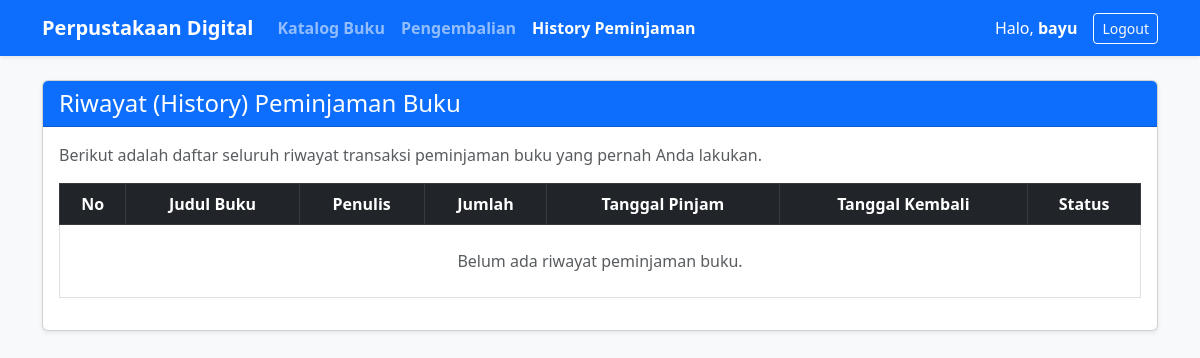
Before: /view/view_user/history_peminjaman.php (signed in) with the older database file.
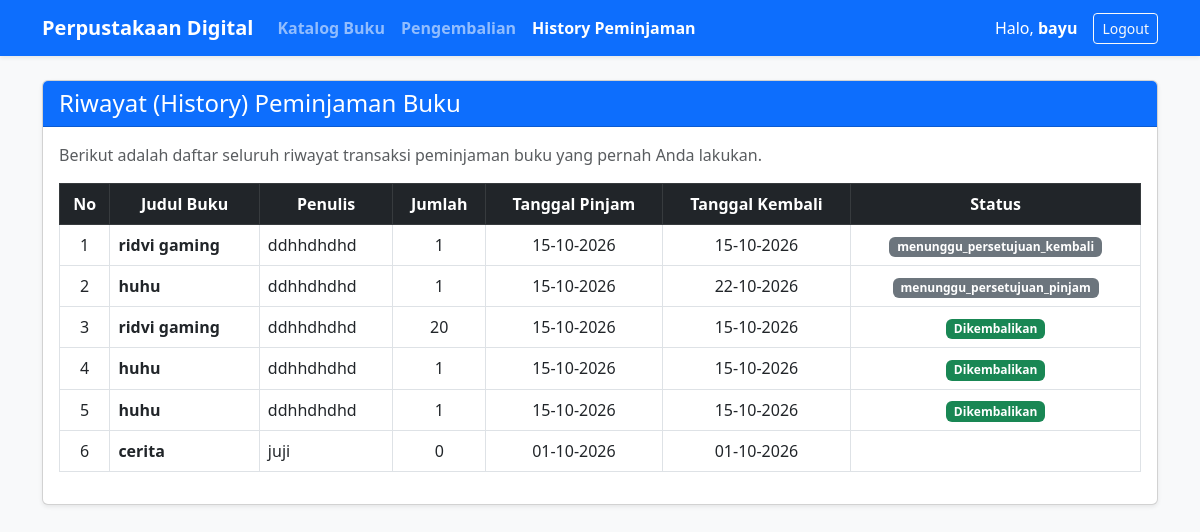
After: the same page with the newer database file.
### tables this page shows
CREATE TABLE `transaksi` (
  `id_transaksi` int(11) NOT NULL,
  `id_anggota` int(11) NOT NULL,
  `id_buku` int(11) NOT NULL,
  `tanggal_pinjam` date NOT NULL,
  `tanggal_kembali` date DEFAULT NULL,
  `status` enum('menunggu_persetujuan_pinjam','dipinjam','menunggu_persetujuan_kembali','dikembalikan') NOT NULL DEFAULT 'menunggu_persetujuan_pinjam',
  `jumlah` int(2) NOT NULL
);

CREATE TABLE `buku` (
  `id_buku` int(11) NOT NULL,
  `judul` varchar(150) NOT NULL,
  `penulis` varchar(100) NOT NULL,
  `penerbit` varchar(100) NOT NULL,
  `tahun_terbit` year(4) NOT NULL,
  `kategori` varchar(20) NOT NULL,
  `stok` int(5) NOT NULL,
  `foto` varchar(100) NOT NULL
);

### view/view_user/history_peminjaman.php (the view, shortened to what this page needs)
<?php
$db = new Koneksi();
$koneksi = $db->koneksi;
$id_anggota = $_SESSION['data']['id_anggota'];
$nama_user  = $_SESSION['data']['username'];
$sql = "SELECT transaksi.*, buku.judul, buku.penulis
        FROM transaksi
        JOIN buku ON transaksi.id_buku = buku.id_buku
        WHERE transaksi.id_anggota = '$id_anggota'
        ORDER BY transaksi.id_transaksi DESC";
$result = $koneksi->query($sql);
?>
<!DOCTYPE html>
<html lang="id">
<head>
    <link href="https://cdn.jsdelivr.net/npm/bootstrap@5.3.0/dist/css/bootstrap.min.css" rel="stylesheet">
</head>
<body class="bg-light">
<nav class="navbar navbar-expand-lg navbar-dark bg-primary shadow-sm">
    <div class="container">
        <a class="navbar-brand fw-bold" href="v_Dashboard_user.php">Perpustakaan Digital</a>
        <div class="collapse navbar-collapse" id="navbarNav">
            <ul class="navbar-nav me-auto mb-2 mb-lg-0">
                <li class="nav-item">
                    <a class="nav-link fw-semibold" href="v_Dashboard_user.php">Katalog Buku</a>
                </li>
                <li class="nav-item">
                    <a class="nav-link fw-semibold" href="pengembalian_user.php">Pengembalian</a>
                </li>
                <li class="nav-item">
                    <a class="nav-link active fw-semibold" href="history_peminjaman.php">History Peminjaman</a>
                </li>
            </ul>
            <div class="d-flex align-items-center">
                <span class="navbar-text text-white me-3">
                    Halo, <strong><?= htmlspecialchars($nama_user); ?></strong>
                </span>
                <a href="logout.php" class="btn btn-outline-light btn-sm">Logout</a>
            </div>
        </div>
    </div>
</nav>
<div class="container mt-4 mb-5">
    <div class="card shadow-sm">
        <div class="card-header bg-primary text-white">
            <h4 class="mb-0">Riwayat (History) Peminjaman Buku</h4>
        </div>
        <div class="card-body">
            <p class="text-muted">Berikut adalah daftar seluruh riwayat transaksi peminjaman buku yang pernah Anda lakukan.</p>
            <div class="table-responsive">
                <table class="table table-bordered table-hover align-middle">
                    <thead class="table-dark text-center">
                        <tr>
                            <th>No</th>
                            <th>Judul Buku</th>
                            <th>Penulis</th>
                            <th>Jumlah</th>
                            <th>Tanggal Pinjam</th>
                            <th>Tanggal Kembali</th>
                            <th>Status</th>
                        </tr>
                    </thead>
                    <tbody>
                        <?php
                        if ($result && $result->num_rows > 0) {
                            $no = 1;
                            while ($row = $result->fetch_assoc()) {
                        ?>
                            <tr>
                                <td class="text-center"><?= $no++; ?></td>
                                <td class="fw-bold"><?= htmlspecialchars($row['judul']); ?></td>
                                <td><?= htmlspecialchars($row['penulis']); ?></td>
                                <td class="text-center"><?= htmlspecialchars($row['jumlah']); ?></td>
                                <td class="text-center"><?= date('d-m-Y', strtotime($row['tanggal_pinjam'])); ?></td>
                                <td class="text-center">
                                    <?= (!empty($row['tanggal_kembali']) && $row['tanggal_kembali'] != '0000-00-00') ? date('d-m-Y', strtotime($row['tanggal_kembali'])) : '<span class="text-muted">-</span>'; ?>
                                </td>
                                <td class="text-center">
                                    <?php if (strtolower($row['status']) == 'dipinjam') : ?>
                                        <span class="badge bg-warning text-dark">Dipinjam</span>
                                    <?php elseif (strtolower($row['status']) == 'dikembalikan') : ?>
                                        <span class="badge bg-success">Dikembalikan</span>
                                    <?php else : ?>
                                        <span class="badge bg-secondary"><?= htmlspecialchars($row['status']); ?></span>
                                    <?php endif; ?>
                                </td>
                            </tr>
                        <?php
                            }
                        } else {
                        ?>
                            <tr>
                                <td colspan="7" class="text-center text-muted py-4">Belum ada riwayat peminjaman buku.</td>
                            </tr>
                        <?php } ?>
                    </tbody>
                </table>
            </div>
        </div>
    </div>
</div>
</body>
</html>

Changed rows visible on the page:
added transaksi: id_buku.judul "ridvi gaming", id_buku.penulis "ddhhdhdhd", jumlah "1", tanggal_pinjam "15-10-2026", tanggal_kembali "15-10-2026", status "menunggu_persetujuan_kembali"
added transaksi: id_buku.judul "huhu", id_buku.penulis "ddhhdhdhd", jumlah "1", tanggal_pinjam "15-10-2026", tanggal_kembali "22-10-2026", status "menunggu_persetujuan_pinjam"
added transaksi: id_buku.judul "ridvi gaming", id_buku.penulis "ddhhdhdhd", jumlah "20", tanggal_pinjam "15-10-2026", tanggal_kembali "15-10-2026", status "Dikembalikan"
added transaksi: id_buku.judul "huhu", id_buku.penulis "ddhhdhdhd", jumlah "1", tanggal_pinjam "15-10-2026", tanggal_kembali "15-10-2026", status "Dikembalikan"
added transaksi: id_buku.judul "huhu", id_buku.penulis "ddhhdhdhd", jumlah "1", tanggal_pinjam "15-10-2026", tanggal_kembali "15-10-2026", status "Dikembalikan"
added transaksi: id_buku.judul "cerita", id_buku.penulis "juji", jumlah "0", tanggal_pinjam "01-10-2026", tanggal_kembali "01-10-2026"
Other visible differences:
text no longer shown: "Belum ada riwayat peminjaman buku."
